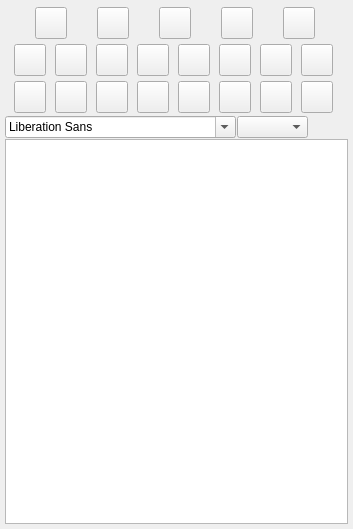
<?xml version="1.0" encoding="UTF-8"?>
<ui version="4.0">
 <class>StoryWidgetClass</class>
 <widget class="QWidget" name="StoryWidgetClass">
  <property name="geometry">
   <rect>
    <x>0</x>
    <y>0</y>
    <width>353</width>
    <height>529</height>
   </rect>
  </property>
  <property name="sizePolicy">
   <sizepolicy hsizetype="Fixed" vsizetype="Fixed">
    <horstretch>0</horstretch>
    <verstretch>0</verstretch>
   </sizepolicy>
  </property>
  <property name="minimumSize">
   <size>
    <width>40</width>
    <height>0</height>
   </size>
  </property>
  <property name="windowTitle">
   <string>Form</string>
  </property>
  <layout class="QVBoxLayout" name="verticalLayout">
   <property name="spacing">
    <number>1</number>
   </property>
   <property name="leftMargin">
    <number>5</number>
   </property>
   <property name="topMargin">
    <number>5</number>
   </property>
   <property name="rightMargin">
    <number>5</number>
   </property>
   <property name="bottomMargin">
    <number>5</number>
   </property>
   <item>
    <widget class="QFrame" name="m_FileButtonsFrame">
     <property name="sizePolicy">
      <sizepolicy hsizetype="Preferred" vsizetype="Fixed">
       <horstretch>0</horstretch>
       <verstretch>0</verstretch>
      </sizepolicy>
     </property>
     <property name="minimumSize">
      <size>
       <width>0</width>
       <height>36</height>
      </size>
     </property>
     <property name="maximumSize">
      <size>
       <width>16777215</width>
       <height>36</height>
      </size>
     </property>
     <property name="frameShape">
      <enum>QFrame::NoFrame</enum>
     </property>
     <property name="frameShadow">
      <enum>QFrame::Plain</enum>
     </property>
     <layout class="QHBoxLayout" name="horizontalLayout">
      <property name="spacing">
       <number>0</number>
      </property>
      <property name="leftMargin">
       <number>0</number>
      </property>
      <property name="topMargin">
       <number>0</number>
      </property>
      <property name="rightMargin">
       <number>0</number>
      </property>
      <property name="bottomMargin">
       <number>0</number>
      </property>
      <item>
       <widget class="VxPushButton" name="m_CreateHyperLinkButton">
        <property name="sizePolicy">
         <sizepolicy hsizetype="Fixed" vsizetype="Fixed">
          <horstretch>32</horstretch>
          <verstretch>32</verstretch>
         </sizepolicy>
        </property>
        <property name="minimumSize">
         <size>
          <width>32</width>
          <height>32</height>
         </size>
        </property>
        <property name="maximumSize">
         <size>
          <width>32</width>
          <height>32</height>
         </size>
        </property>
        <property name="toolTip">
         <string>New File</string>
        </property>
        <property name="text">
         <string/>
        </property>
        <property name="iconSize">
         <size>
          <width>32</width>
          <height>32</height>
         </size>
        </property>
       </widget>
      </item>
      <item>
       <widget class="VxPushButton" name="m_FileNewButton">
        <property name="sizePolicy">
         <sizepolicy hsizetype="Fixed" vsizetype="Fixed">
          <horstretch>32</horstretch>
          <verstretch>32</verstretch>
         </sizepolicy>
        </property>
        <property name="minimumSize">
         <size>
          <width>32</width>
          <height>32</height>
         </size>
        </property>
        <property name="maximumSize">
         <size>
          <width>32</width>
          <height>32</height>
         </size>
        </property>
        <property name="toolTip">
         <string>New File</string>
        </property>
        <property name="text">
         <string/>
        </property>
        <property name="iconSize">
         <size>
          <width>32</width>
          <height>32</height>
         </size>
        </property>
       </widget>
      </item>
      <item>
       <widget class="VxPushButton" name="m_FileOpenButton">
        <property name="sizePolicy">
         <sizepolicy hsizetype="Fixed" vsizetype="Fixed">
          <horstretch>32</horstretch>
          <verstretch>32</verstretch>
         </sizepolicy>
        </property>
        <property name="minimumSize">
         <size>
          <width>32</width>
          <height>32</height>
         </size>
        </property>
        <property name="maximumSize">
         <size>
          <width>32</width>
          <height>32</height>
         </size>
        </property>
        <property name="toolTip">
         <string>Open File</string>
        </property>
        <property name="text">
         <string/>
        </property>
        <property name="iconSize">
         <size>
          <width>32</width>
          <height>32</height>
         </size>
        </property>
       </widget>
      </item>
      <item>
       <widget class="VxPushButton" name="m_FileSaveAsButton">
        <property name="sizePolicy">
         <sizepolicy hsizetype="Fixed" vsizetype="Fixed">
          <horstretch>32</horstretch>
          <verstretch>32</verstretch>
         </sizepolicy>
        </property>
        <property name="minimumSize">
         <size>
          <width>32</width>
          <height>32</height>
         </size>
        </property>
        <property name="maximumSize">
         <size>
          <width>32</width>
          <height>32</height>
         </size>
        </property>
        <property name="toolTip">
         <string>Save File As..</string>
        </property>
        <property name="text">
         <string/>
        </property>
        <property name="iconSize">
         <size>
          <width>32</width>
          <height>32</height>
         </size>
        </property>
       </widget>
      </item>
      <item>
       <widget class="VxPushButton" name="m_ExportPdfButton">
        <property name="sizePolicy">
         <sizepolicy hsizetype="Fixed" vsizetype="Fixed">
          <horstretch>32</horstretch>
          <verstretch>32</verstretch>
         </sizepolicy>
        </property>
        <property name="minimumSize">
         <size>
          <width>32</width>
          <height>32</height>
         </size>
        </property>
        <property name="maximumSize">
         <size>
          <width>32</width>
          <height>32</height>
         </size>
        </property>
        <property name="toolTip">
         <string>Export to PDF file</string>
        </property>
        <property name="text">
         <string/>
        </property>
        <property name="iconSize">
         <size>
          <width>32</width>
          <height>32</height>
         </size>
        </property>
       </widget>
      </item>
     </layout>
    </widget>
   </item>
   <item>
    <widget class="QFrame" name="m_CutPasteButtonsFrame">
     <property name="sizePolicy">
      <sizepolicy hsizetype="Preferred" vsizetype="Fixed">
       <horstretch>0</horstretch>
       <verstretch>0</verstretch>
      </sizepolicy>
     </property>
     <property name="minimumSize">
      <size>
       <width>0</width>
       <height>36</height>
      </size>
     </property>
     <property name="maximumSize">
      <size>
       <width>16777215</width>
       <height>36</height>
      </size>
     </property>
     <property name="frameShape">
      <enum>QFrame::NoFrame</enum>
     </property>
     <property name="frameShadow">
      <enum>QFrame::Plain</enum>
     </property>
     <layout class="QHBoxLayout" name="horizontalLayout_3">
      <property name="spacing">
       <number>0</number>
      </property>
      <property name="leftMargin">
       <number>0</number>
      </property>
      <property name="topMargin">
       <number>0</number>
      </property>
      <property name="rightMargin">
       <number>0</number>
      </property>
      <property name="bottomMargin">
       <number>0</number>
      </property>
      <item>
       <widget class="VxPushButton" name="m_FileSaveButton">
        <property name="sizePolicy">
         <sizepolicy hsizetype="Fixed" vsizetype="Fixed">
          <horstretch>32</horstretch>
          <verstretch>32</verstretch>
         </sizepolicy>
        </property>
        <property name="minimumSize">
         <size>
          <width>32</width>
          <height>32</height>
         </size>
        </property>
        <property name="maximumSize">
         <size>
          <width>32</width>
          <height>32</height>
         </size>
        </property>
        <property name="toolTip">
         <string>Save File</string>
        </property>
        <property name="text">
         <string/>
        </property>
        <property name="iconSize">
         <size>
          <width>32</width>
          <height>32</height>
         </size>
        </property>
       </widget>
      </item>
      <item>
       <widget class="VxPushButton" name="m_InsertPictureButton">
        <property name="sizePolicy">
         <sizepolicy hsizetype="Fixed" vsizetype="Fixed">
          <horstretch>32</horstretch>
          <verstretch>32</verstretch>
         </sizepolicy>
        </property>
        <property name="minimumSize">
         <size>
          <width>32</width>
          <height>32</height>
         </size>
        </property>
        <property name="maximumSize">
         <size>
          <width>32</width>
          <height>32</height>
         </size>
        </property>
        <property name="toolTip">
         <string>Insert Picture</string>
        </property>
        <property name="text">
         <string/>
        </property>
        <property name="iconSize">
         <size>
          <width>32</width>
          <height>32</height>
         </size>
        </property>
       </widget>
      </item>
      <item>
       <widget class="VxPushButton" name="m_UndoButton">
        <property name="sizePolicy">
         <sizepolicy hsizetype="Fixed" vsizetype="Fixed">
          <horstretch>32</horstretch>
          <verstretch>32</verstretch>
         </sizepolicy>
        </property>
        <property name="minimumSize">
         <size>
          <width>32</width>
          <height>32</height>
         </size>
        </property>
        <property name="maximumSize">
         <size>
          <width>32</width>
          <height>32</height>
         </size>
        </property>
        <property name="toolTip">
         <string>Undo</string>
        </property>
        <property name="text">
         <string/>
        </property>
        <property name="iconSize">
         <size>
          <width>32</width>
          <height>32</height>
         </size>
        </property>
       </widget>
      </item>
      <item>
       <widget class="VxPushButton" name="m_RedoButton">
        <property name="sizePolicy">
         <sizepolicy hsizetype="Fixed" vsizetype="Fixed">
          <horstretch>32</horstretch>
          <verstretch>32</verstretch>
         </sizepolicy>
        </property>
        <property name="minimumSize">
         <size>
          <width>32</width>
          <height>32</height>
         </size>
        </property>
        <property name="maximumSize">
         <size>
          <width>32</width>
          <height>32</height>
         </size>
        </property>
        <property name="toolTip">
         <string>Redo</string>
        </property>
        <property name="text">
         <string/>
        </property>
        <property name="iconSize">
         <size>
          <width>32</width>
          <height>32</height>
         </size>
        </property>
       </widget>
      </item>
      <item>
       <widget class="VxPushButton" name="m_CutButton">
        <property name="sizePolicy">
         <sizepolicy hsizetype="Fixed" vsizetype="Fixed">
          <horstretch>32</horstretch>
          <verstretch>32</verstretch>
         </sizepolicy>
        </property>
        <property name="minimumSize">
         <size>
          <width>32</width>
          <height>32</height>
         </size>
        </property>
        <property name="maximumSize">
         <size>
          <width>32</width>
          <height>32</height>
         </size>
        </property>
        <property name="toolTip">
         <string>Cut</string>
        </property>
        <property name="text">
         <string/>
        </property>
        <property name="iconSize">
         <size>
          <width>32</width>
          <height>32</height>
         </size>
        </property>
       </widget>
      </item>
      <item>
       <widget class="VxPushButton" name="m_CopyButton">
        <property name="sizePolicy">
         <sizepolicy hsizetype="Fixed" vsizetype="Fixed">
          <horstretch>32</horstretch>
          <verstretch>32</verstretch>
         </sizepolicy>
        </property>
        <property name="minimumSize">
         <size>
          <width>32</width>
          <height>32</height>
         </size>
        </property>
        <property name="maximumSize">
         <size>
          <width>32</width>
          <height>32</height>
         </size>
        </property>
        <property name="toolTip">
         <string>Copy</string>
        </property>
        <property name="text">
         <string/>
        </property>
        <property name="iconSize">
         <size>
          <width>32</width>
          <height>32</height>
         </size>
        </property>
       </widget>
      </item>
      <item>
       <widget class="VxPushButton" name="m_PasteButton">
        <property name="sizePolicy">
         <sizepolicy hsizetype="Fixed" vsizetype="Fixed">
          <horstretch>32</horstretch>
          <verstretch>32</verstretch>
         </sizepolicy>
        </property>
        <property name="minimumSize">
         <size>
          <width>32</width>
          <height>32</height>
         </size>
        </property>
        <property name="maximumSize">
         <size>
          <width>32</width>
          <height>32</height>
         </size>
        </property>
        <property name="toolTip">
         <string>Paste</string>
        </property>
        <property name="text">
         <string/>
        </property>
        <property name="iconSize">
         <size>
          <width>32</width>
          <height>32</height>
         </size>
        </property>
       </widget>
      </item>
      <item>
       <widget class="VxPushButton" name="m_PrinterButton">
        <property name="sizePolicy">
         <sizepolicy hsizetype="Fixed" vsizetype="Fixed">
          <horstretch>32</horstretch>
          <verstretch>32</verstretch>
         </sizepolicy>
        </property>
        <property name="minimumSize">
         <size>
          <width>32</width>
          <height>32</height>
         </size>
        </property>
        <property name="maximumSize">
         <size>
          <width>32</width>
          <height>32</height>
         </size>
        </property>
        <property name="toolTip">
         <string>Print</string>
        </property>
        <property name="text">
         <string/>
        </property>
        <property name="iconSize">
         <size>
          <width>32</width>
          <height>32</height>
         </size>
        </property>
       </widget>
      </item>
     </layout>
    </widget>
   </item>
   <item>
    <widget class="QFrame" name="m_FormatButtonsFrame">
     <property name="sizePolicy">
      <sizepolicy hsizetype="Preferred" vsizetype="Fixed">
       <horstretch>0</horstretch>
       <verstretch>0</verstretch>
      </sizepolicy>
     </property>
     <property name="minimumSize">
      <size>
       <width>0</width>
       <height>36</height>
      </size>
     </property>
     <property name="maximumSize">
      <size>
       <width>16777215</width>
       <height>36</height>
      </size>
     </property>
     <property name="frameShape">
      <enum>QFrame::NoFrame</enum>
     </property>
     <property name="frameShadow">
      <enum>QFrame::Plain</enum>
     </property>
     <layout class="QHBoxLayout" name="horizontalLayout_2">
      <property name="spacing">
       <number>0</number>
      </property>
      <property name="leftMargin">
       <number>0</number>
      </property>
      <property name="topMargin">
       <number>0</number>
      </property>
      <property name="rightMargin">
       <number>0</number>
      </property>
      <property name="bottomMargin">
       <number>0</number>
      </property>
      <item>
       <widget class="VxPushButton" name="m_BoldButton">
        <property name="sizePolicy">
         <sizepolicy hsizetype="Fixed" vsizetype="Fixed">
          <horstretch>32</horstretch>
          <verstretch>32</verstretch>
         </sizepolicy>
        </property>
        <property name="minimumSize">
         <size>
          <width>32</width>
          <height>32</height>
         </size>
        </property>
        <property name="maximumSize">
         <size>
          <width>32</width>
          <height>32</height>
         </size>
        </property>
        <property name="toolTip">
         <string>Bold</string>
        </property>
        <property name="text">
         <string/>
        </property>
        <property name="iconSize">
         <size>
          <width>32</width>
          <height>32</height>
         </size>
        </property>
        <property name="checkable">
         <bool>true</bool>
        </property>
       </widget>
      </item>
      <item>
       <widget class="VxPushButton" name="m_ItalicsButton">
        <property name="sizePolicy">
         <sizepolicy hsizetype="Fixed" vsizetype="Fixed">
          <horstretch>32</horstretch>
          <verstretch>32</verstretch>
         </sizepolicy>
        </property>
        <property name="minimumSize">
         <size>
          <width>32</width>
          <height>32</height>
         </size>
        </property>
        <property name="maximumSize">
         <size>
          <width>32</width>
          <height>32</height>
         </size>
        </property>
        <property name="toolTip">
         <string>Italic</string>
        </property>
        <property name="text">
         <string/>
        </property>
        <property name="iconSize">
         <size>
          <width>32</width>
          <height>32</height>
         </size>
        </property>
        <property name="checkable">
         <bool>true</bool>
        </property>
       </widget>
      </item>
      <item>
       <widget class="VxPushButton" name="m_UnderlineButton">
        <property name="sizePolicy">
         <sizepolicy hsizetype="Fixed" vsizetype="Fixed">
          <horstretch>32</horstretch>
          <verstretch>32</verstretch>
         </sizepolicy>
        </property>
        <property name="minimumSize">
         <size>
          <width>32</width>
          <height>32</height>
         </size>
        </property>
        <property name="maximumSize">
         <size>
          <width>32</width>
          <height>32</height>
         </size>
        </property>
        <property name="toolTip">
         <string>Underline</string>
        </property>
        <property name="text">
         <string/>
        </property>
        <property name="iconSize">
         <size>
          <width>32</width>
          <height>32</height>
         </size>
        </property>
        <property name="checkable">
         <bool>true</bool>
        </property>
       </widget>
      </item>
      <item>
       <widget class="VxPushButton" name="m_LeftJustifyButton">
        <property name="sizePolicy">
         <sizepolicy hsizetype="Fixed" vsizetype="Fixed">
          <horstretch>32</horstretch>
          <verstretch>32</verstretch>
         </sizepolicy>
        </property>
        <property name="minimumSize">
         <size>
          <width>32</width>
          <height>32</height>
         </size>
        </property>
        <property name="maximumSize">
         <size>
          <width>32</width>
          <height>32</height>
         </size>
        </property>
        <property name="toolTip">
         <string>Left Justify</string>
        </property>
        <property name="text">
         <string/>
        </property>
        <property name="iconSize">
         <size>
          <width>32</width>
          <height>32</height>
         </size>
        </property>
       </widget>
      </item>
      <item>
       <widget class="VxPushButton" name="m_CenterTextButton">
        <property name="sizePolicy">
         <sizepolicy hsizetype="Fixed" vsizetype="Fixed">
          <horstretch>32</horstretch>
          <verstretch>32</verstretch>
         </sizepolicy>
        </property>
        <property name="minimumSize">
         <size>
          <width>32</width>
          <height>32</height>
         </size>
        </property>
        <property name="maximumSize">
         <size>
          <width>32</width>
          <height>32</height>
         </size>
        </property>
        <property name="toolTip">
         <string>Center Text</string>
        </property>
        <property name="text">
         <string/>
        </property>
        <property name="iconSize">
         <size>
          <width>32</width>
          <height>32</height>
         </size>
        </property>
       </widget>
      </item>
      <item>
       <widget class="VxPushButton" name="m_RightJustifyButton">
        <property name="sizePolicy">
         <sizepolicy hsizetype="Fixed" vsizetype="Fixed">
          <horstretch>32</horstretch>
          <verstretch>32</verstretch>
         </sizepolicy>
        </property>
        <property name="minimumSize">
         <size>
          <width>32</width>
          <height>32</height>
         </size>
        </property>
        <property name="maximumSize">
         <size>
          <width>32</width>
          <height>32</height>
         </size>
        </property>
        <property name="toolTip">
         <string>Right Justify</string>
        </property>
        <property name="text">
         <string/>
        </property>
        <property name="iconSize">
         <size>
          <width>32</width>
          <height>32</height>
         </size>
        </property>
       </widget>
      </item>
      <item>
       <widget class="VxPushButton" name="m_FullLineButton">
        <property name="sizePolicy">
         <sizepolicy hsizetype="Fixed" vsizetype="Fixed">
          <horstretch>32</horstretch>
          <verstretch>32</verstretch>
         </sizepolicy>
        </property>
        <property name="minimumSize">
         <size>
          <width>32</width>
          <height>32</height>
         </size>
        </property>
        <property name="maximumSize">
         <size>
          <width>32</width>
          <height>32</height>
         </size>
        </property>
        <property name="toolTip">
         <string>Text Justify</string>
        </property>
        <property name="text">
         <string/>
        </property>
        <property name="iconSize">
         <size>
          <width>32</width>
          <height>32</height>
         </size>
        </property>
       </widget>
      </item>
      <item>
       <widget class="VxPushButton" name="m_TextColorButton">
        <property name="sizePolicy">
         <sizepolicy hsizetype="Fixed" vsizetype="Fixed">
          <horstretch>32</horstretch>
          <verstretch>32</verstretch>
         </sizepolicy>
        </property>
        <property name="minimumSize">
         <size>
          <width>32</width>
          <height>32</height>
         </size>
        </property>
        <property name="maximumSize">
         <size>
          <width>32</width>
          <height>32</height>
         </size>
        </property>
        <property name="toolTip">
         <string>Text Color</string>
        </property>
        <property name="text">
         <string/>
        </property>
        <property name="iconSize">
         <size>
          <width>32</width>
          <height>32</height>
         </size>
        </property>
       </widget>
      </item>
     </layout>
    </widget>
   </item>
   <item>
    <layout class="QHBoxLayout" name="horizontalLayout_4">
     <item>
      <widget class="QFontComboBox" name="m_FontComboBox"/>
     </item>
     <item>
      <widget class="QComboBox" name="m_FontSizeComboBox">
       <property name="minimumSize">
        <size>
         <width>40</width>
         <height>0</height>
        </size>
       </property>
      </widget>
     </item>
     <item>
      <spacer name="horizontalSpacer">
       <property name="orientation">
        <enum>Qt::Horizontal</enum>
       </property>
       <property name="sizeHint" stdset="0">
        <size>
         <width>40</width>
         <height>20</height>
        </size>
       </property>
      </spacer>
     </item>
    </layout>
   </item>
   <item>
    <widget class="QTextEdit" name="m_StoryTextEdit">
     <property name="readOnly">
      <bool>false</bool>
     </property>
    </widget>
   </item>
  </layout>
 </widget>
 <customwidgets>
  <customwidget>
   <class>VxPushButton</class>
   <extends>QPushButton</extends>
   <header>VxPushButton.h</header>
  </customwidget>
 </customwidgets>
 <resources>
  <include location="../gotvcommon.qrc"/>
 </resources>
 <connections/>
</ui>
